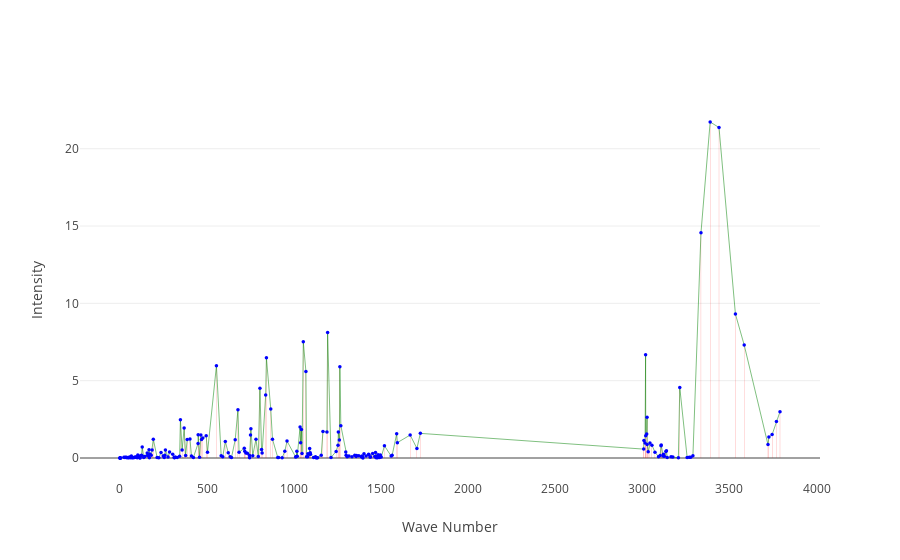

Write notebook code for a chart like this one.
### Code cell
data = [go.Scatter(
    x = np.array(x),
    y = np.array(y),
    mode = "lines+markers",
    marker = dict(color = "blue", size = 3.5),
    line = dict(color = "green", width = 0.5),
    text = mode),
        go.Bar(
    x = np.array(x),
    y = np.array(y),
    width = np.array(width),
    marker = dict(color = "red"))]

layout = go.Layout(showlegend=False,
                  xaxis=dict(title="Wave Number"),
                  yaxis=dict(title="Intensity"))

fig = go.Figure(data=data, layout=layout)

iplot(fig)

### Figure 1 — Plotly figure (JSON) as saved in the notebook; plotly's stock layout.template omitted (floating-point values rounded to 4 significant figures; data arrays with more than 128 entries replaced by an {"elided": "..."} marker saying what was removed)
{"data": [{"line": {"color": "green", "width": 0.5}, "marker": {"color": "blue", "size": 3.5}, "mode": "lines+markers", "text": {"elided": "219 str values"}, "type": "scatter", "uid": "29fe355b-e8ad-4583-8166-ef239821dfce", "x": {"elided": "219 float values"}, "y": {"elided": "219 float values"}}, {"marker": {"color": "red"}, "type": "bar", "uid": "6b66aca2-b825-4ca6-b6f6-a65c5551c5af", "width": {"elided": "219 float values"}, "x": {"elided": "219 float values"}, "y": {"elided": "219 float values"}}], "layout": {"showlegend": false, "xaxis": {"title": {"text": "Wave Number"}}, "yaxis": {"title": {"text": "Intensity"}}}}
